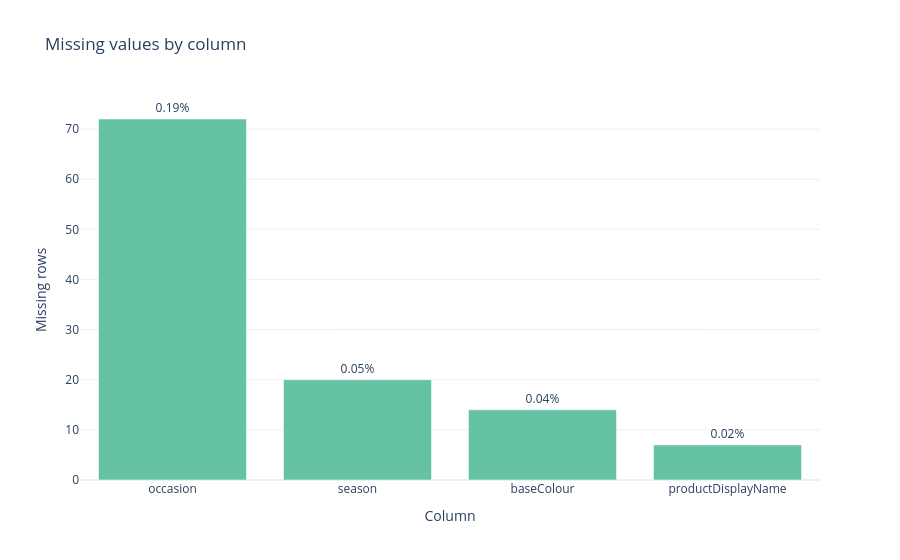

Notebook cell for this chart:
### Markdown cell above
## Missing values

### Code cell
missing: pd.DataFrame = con.sql(
    """
    SELECT column_name, n_missing, ROUND(100.0 * n_missing / n_rows, 2) AS pct_missing
    FROM (
        SELECT
            COUNT(*) AS n_rows,
            COUNT(*) - COUNT(gender) AS gender,
            COUNT(*) - COUNT(masterCategory) AS masterCategory,
            COUNT(*) - COUNT(subCategory) AS subCategory,
            COUNT(*) - COUNT(articleType) AS articleType,
            COUNT(*) - COUNT(baseColour) AS baseColour,
            COUNT(*) - COUNT(season) AS season,
            COUNT(*) - COUNT(year) AS year,
            COUNT(*) - COUNT(occasion) AS occasion,
            COUNT(*) - COUNT(productDisplayName) AS productDisplayName
        FROM styles
    ) s
    UNPIVOT (n_missing FOR column_name IN (
        gender, masterCategory, subCategory, articleType, baseColour,
        season, year, occasion, productDisplayName
    ))
    WHERE n_missing > 0
    ORDER BY n_missing DESC
    """
).df()
display(missing)

fig: go.Figure = px.bar(
    missing,
    x="column_name",
    y="n_missing",
    text="pct_missing",
    title="Missing values by column",
    labels={"column_name": "Column", "n_missing": "Missing rows"},
)
fig.update_traces(texttemplate="%{text}%", textposition="outside")
fig.update_layout(yaxis_title="Missing rows")
fig.show()

### Figure 1 — Plotly figure (JSON) as saved in the notebook; plotly's stock layout.template omitted (floating-point values rounded to 4 significant figures)
{"data": [{"hovertemplate": "Column=%{x}<br>Missing rows=%{y}<br>pct_missing=%{text}<extra></extra>", "legendgroup": "", "marker": {"color": "rgb(102,194,165)", "pattern": {"shape": ""}}, "name": "", "orientation": "v", "showlegend": false, "text": [0.19, 0.05, 0.04, 0.02], "textposition": "outside", "texttemplate": "%{text}%", "type": "bar", "x": ["occasion", "season", "baseColour", "productDisplayName"], "xaxis": "x", "y": [72, 20, 14, 7], "yaxis": "y"}], "layout": {"barmode": "relative", "legend": {"tracegroupgap": 0}, "title": {"text": "Missing values by column"}, "xaxis": {"anchor": "y", "domain": [0, 1], "title": {"text": "Column"}}, "yaxis": {"anchor": "x", "domain": [0, 1], "title": {"text": "Missing rows"}}}}
